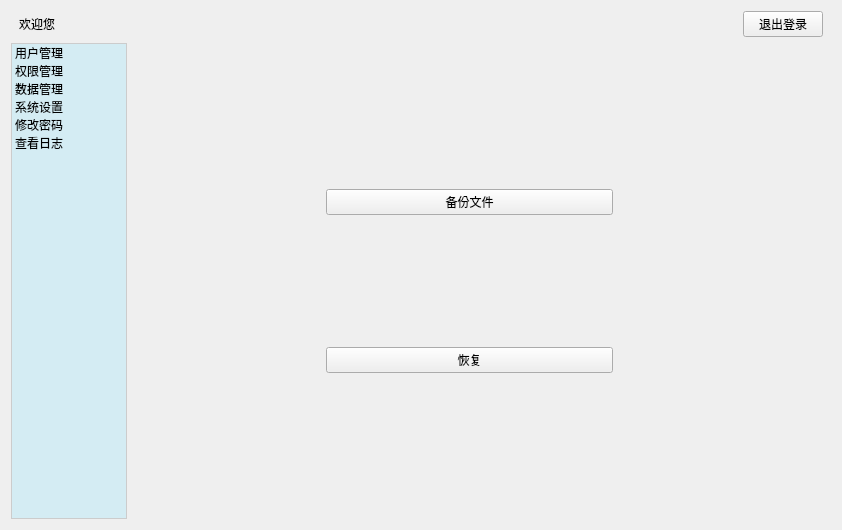
<?xml version="1.0" encoding="UTF-8"?>
<ui version="4.0">
 <class>admin</class>
 <widget class="QWidget" name="admin">
  <property name="geometry">
   <rect>
    <x>0</x>
    <y>0</y>
    <width>842</width>
    <height>530</height>
   </rect>
  </property>
  <property name="windowTitle">
   <string>Form</string>
  </property>
  <property name="styleSheet">
   <string notr="true">background-image: url(:/image/wel.png);</string>
  </property>
  <layout class="QVBoxLayout" name="verticalLayout_2">
   <item>
    <layout class="QHBoxLayout" name="horizontalLayout_3" stretch="4,0">
     <property name="leftMargin">
      <number>8</number>
     </property>
     <property name="rightMargin">
      <number>8</number>
     </property>
     <item>
      <widget class="QLabel" name="label_admin">
       <property name="text">
        <string>欢迎您</string>
       </property>
      </widget>
     </item>
     <item>
      <widget class="QPushButton" name="pushButton_return">
       <property name="text">
        <string>退出登录</string>
       </property>
      </widget>
     </item>
    </layout>
   </item>
   <item>
    <layout class="QHBoxLayout" name="horizontalLayout_4" stretch="1,6">
     <item>
      <widget class="QListWidget" name="listWidget">
       <property name="styleSheet">
        <string notr="true">QListWidget {
    background-color: rgb(212, 236, 243);
    outline: none; /* 关键：移除虚线框 */
    border: 1px solid #ccc;
}

/* 选中的项（包括有焦点和没焦点的情况） */
QListWidget::item:selected, 
QListWidget::item:selected:active, 
QListWidget::item:selected:!active {
    background-color: #000000;
    color: #ffffff;
    border: none;
}

/* 鼠标悬停但未选中（可选，增加交互感） */
QListWidget::item:hover {
    background-color: rgba(0, 0, 0, 20); /* 淡淡的灰色 */
}</string>
       </property>
       <item>
        <property name="text">
         <string>用户管理</string>
        </property>
       </item>
       <item>
        <property name="text">
         <string>权限管理</string>
        </property>
       </item>
       <item>
        <property name="text">
         <string>数据管理</string>
        </property>
       </item>
       <item>
        <property name="text">
         <string>系统设置</string>
        </property>
       </item>
       <item>
        <property name="text">
         <string>修改密码</string>
        </property>
       </item>
       <item>
        <property name="text">
         <string>查看日志</string>
        </property>
       </item>
      </widget>
     </item>
     <item>
      <widget class="QStackedWidget" name="stackedWidget_adm">
       <property name="styleSheet">
        <string notr="true">QPushButton, QLineEdit, QComboBox, QListWidget, QTextEdit,QDateEdit，QSpinBox {
    border: 1px solid black;
}
QHeaderView::section {
    border-bottom: 1px solid black;  /* 关键：强制显示底部黑线 */
    border-right: 1px solid #dddddd; /* 可选：给列之间也加条细线 */
    background-color: #f0f0f0;       /* 可选：给表头加个灰色背景，区分更明显 */
    padding: 4px;                    /* 可选：增加一点内边距，让文字不贴边 */
}
QTableWidget {
    border: 1px solid black;       /* 表格整体的外边框 */
    gridline-color: black;         /* 内部单元格线条颜色 */
}
</string>
       </property>
       <property name="currentIndex">
        <number>2</number>
       </property>
       <widget class="QWidget" name="page">
        <layout class="QVBoxLayout" name="verticalLayout_5">
         <item>
          <layout class="QHBoxLayout" name="horizontalLayout_6" stretch="1,3">
           <item>
            <widget class="QComboBox" name="comboBox_0">
             <property name="editable">
              <bool>false</bool>
             </property>
            </widget>
           </item>
           <item>
            <spacer name="horizontalSpacer">
             <property name="orientation">
              <enum>Qt::Orientation::Horizontal</enum>
             </property>
             <property name="sizeHint" stdset="0">
              <size>
               <width>40</width>
               <height>20</height>
              </size>
             </property>
            </spacer>
           </item>
          </layout>
         </item>
         <item>
          <widget class="QTableWidget" name="tableWidget_0"/>
         </item>
         <item>
          <widget class="QWidget" name="widget" native="true">
           <layout class="QHBoxLayout" name="horizontalLayout">
            <item>
             <widget class="QPushButton" name="pushButton_0_add">
              <property name="text">
               <string>新增</string>
              </property>
             </widget>
            </item>
            <item>
             <widget class="QPushButton" name="pushButton_0_del">
              <property name="text">
               <string>删除</string>
              </property>
             </widget>
            </item>
            <item>
             <widget class="QPushButton" name="pushButton_3_mod">
              <property name="text">
               <string>保存</string>
              </property>
             </widget>
            </item>
           </layout>
          </widget>
         </item>
        </layout>
       </widget>
       <widget class="QWidget" name="page_2">
        <layout class="QVBoxLayout" name="verticalLayout_6">
         <item>
          <widget class="QTableWidget" name="tableWidget_1"/>
         </item>
         <item>
          <layout class="QHBoxLayout" name="horizontalLayout_7" stretch="5,1">
           <property name="rightMargin">
            <number>50</number>
           </property>
           <property name="bottomMargin">
            <number>15</number>
           </property>
           <item>
            <spacer name="horizontalSpacer_2">
             <property name="orientation">
              <enum>Qt::Orientation::Horizontal</enum>
             </property>
             <property name="sizeHint" stdset="0">
              <size>
               <width>40</width>
               <height>20</height>
              </size>
             </property>
            </spacer>
           </item>
           <item>
            <widget class="QPushButton" name="pushButton_1_save">
             <property name="text">
              <string>保存</string>
             </property>
            </widget>
           </item>
          </layout>
         </item>
        </layout>
       </widget>
       <widget class="QWidget" name="page_3">
        <layout class="QHBoxLayout" name="horizontalLayout_9">
         <item>
          <widget class="QWidget" name="widget_2_copy" native="true">
           <layout class="QHBoxLayout" name="horizontalLayout_8">
            <item>
             <layout class="QVBoxLayout" name="verticalLayout">
              <property name="leftMargin">
               <number>175</number>
              </property>
              <property name="topMargin">
               <number>2</number>
              </property>
              <property name="rightMargin">
               <number>200</number>
              </property>
              <item>
               <widget class="QPushButton" name="pushButton_2_copy">
                <property name="text">
                 <string>备份文件</string>
                </property>
               </widget>
              </item>
              <item>
               <widget class="QPushButton" name="pushButton_2_rec">
                <property name="text">
                 <string>恢复</string>
                </property>
               </widget>
              </item>
             </layout>
            </item>
           </layout>
          </widget>
         </item>
        </layout>
       </widget>
       <widget class="QWidget" name="page_4">
        <layout class="QHBoxLayout" name="horizontalLayout_5">
         <item>
          <layout class="QVBoxLayout" name="verticalLayout_3">
           <item>
            <widget class="QTableWidget" name="tableWidget_3"/>
           </item>
           <item>
            <widget class="QWidget" name="widget_2" native="true">
             <layout class="QHBoxLayout" name="horizontalLayout_2">
              <item>
               <widget class="QPushButton" name="pushButton_3_add">
                <property name="text">
                 <string>新增</string>
                </property>
               </widget>
              </item>
              <item>
               <widget class="QPushButton" name="pushButton_3_del">
                <property name="text">
                 <string>删除</string>
                </property>
               </widget>
              </item>
              <item>
               <widget class="QPushButton" name="pushButton_3_save">
                <property name="text">
                 <string>保存</string>
                </property>
               </widget>
              </item>
             </layout>
            </widget>
           </item>
          </layout>
         </item>
        </layout>
       </widget>
       <widget class="QWidget" name="page_5"/>
       <widget class="QWidget" name="page_6">
        <layout class="QVBoxLayout" name="verticalLayout_4">
         <item>
          <layout class="QGridLayout" name="gridLayout">
           <property name="leftMargin">
            <number>120</number>
           </property>
           <property name="topMargin">
            <number>50</number>
           </property>
           <property name="rightMargin">
            <number>200</number>
           </property>
           <property name="horizontalSpacing">
            <number>7</number>
           </property>
           <item row="0" column="1">
            <widget class="QLineEdit" name="lineEdit_5_old"/>
           </item>
           <item row="1" column="1">
            <widget class="QLineEdit" name="lineEdit_5_new"/>
           </item>
           <item row="0" column="0">
            <widget class="QLabel" name="label">
             <property name="text">
              <string>旧密码</string>
             </property>
            </widget>
           </item>
           <item row="1" column="0">
            <widget class="QLabel" name="label_7">
             <property name="text">
              <string>新密码</string>
             </property>
            </widget>
           </item>
          </layout>
         </item>
         <item>
          <layout class="QHBoxLayout" name="horizontalLayout_10">
           <property name="leftMargin">
            <number>190</number>
           </property>
           <property name="rightMargin">
            <number>250</number>
           </property>
           <property name="bottomMargin">
            <number>100</number>
           </property>
           <item>
            <widget class="QPushButton" name="pushButton_5">
             <property name="text">
              <string>保存</string>
             </property>
            </widget>
           </item>
          </layout>
         </item>
        </layout>
       </widget>
       <widget class="QWidget" name="page_7">
        <layout class="QVBoxLayout" name="verticalLayout_7">
         <item>
          <widget class="QTabWidget" name="tabWidget">
           <property name="currentIndex">
            <number>0</number>
           </property>
           <widget class="QWidget" name="tab">
            <attribute name="title">
             <string>Tab 1</string>
            </attribute>
            <layout class="QVBoxLayout" name="verticalLayout_8">
             <item>
              <widget class="QTableView" name="tableView_0"/>
             </item>
            </layout>
           </widget>
           <widget class="QWidget" name="tab_2">
            <attribute name="title">
             <string>Tab 2</string>
            </attribute>
            <layout class="QHBoxLayout" name="horizontalLayout_11">
             <item>
              <widget class="QTableView" name="tableView_1"/>
             </item>
            </layout>
           </widget>
           <widget class="QWidget" name="tab_3">
            <attribute name="title">
             <string>页</string>
            </attribute>
            <layout class="QHBoxLayout" name="horizontalLayout_12">
             <item>
              <widget class="QTableView" name="tableView_2"/>
             </item>
            </layout>
           </widget>
           <widget class="QWidget" name="tab_4">
            <attribute name="title">
             <string>页</string>
            </attribute>
            <layout class="QVBoxLayout" name="verticalLayout_9">
             <item>
              <widget class="QTableView" name="tableView_3"/>
             </item>
            </layout>
           </widget>
          </widget>
         </item>
        </layout>
       </widget>
      </widget>
     </item>
    </layout>
   </item>
  </layout>
 </widget>
 <resources/>
 <connections/>
</ui>
